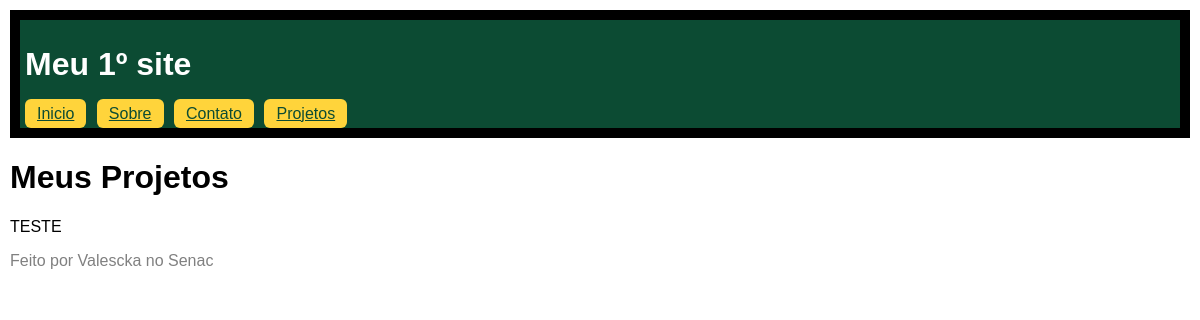
Page /projetos/ on the earlier database version.
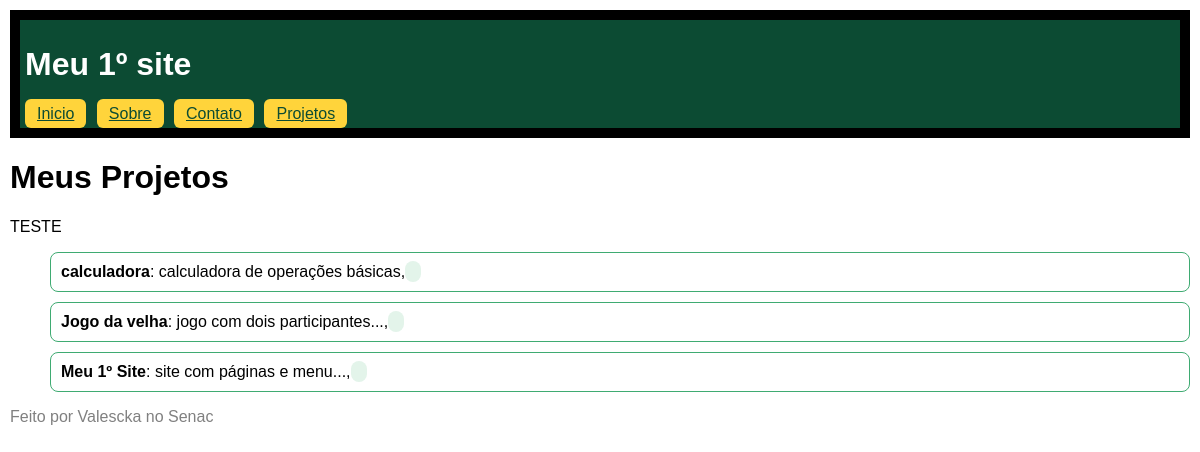
Same page on the later database version.
### paginas/models.py (models this page shows)
class Projetos(models.Model):
    titulo = models.CharField(max_length=100)
    descricao = models.TextField()
    ano = models.IntegerField()
    categoria = models.ForeignKey(
        Categoria,
        on_delete=models.SET_NULL,
        null=True,
        blank=True,
    )

### paginas/views.py (the view)
# urls.py: path('projetos/', views.projetos),
def projetos(request):
    projetos  = {
            "projetos": Projetos.objects.all(),
        }
    return render(request, "projetos.html",projetos)

### paginas/templates/projetos.html (shortened to what this page needs)
{% extends "base.html" %}
{% block conteudo %}
    <h1>Meus Projetos</h1>
    TESTE
    <ul>
        {%for item in projetos%}
        <li class = "cartao">
            <strong>{{item.titulo}}</strong>:
            {{item.descricao}},
            <span class="tag">
            </span>
        </li>
        {%endfor%}
    </ul>
{% endblock %}

### paginas/templates/base.html (shortened to what this page needs)
{% load static %}
<!DOCTYPE html>
<html lang="pt-br">
<head>
    <link rel="stylesheet" href="{% static 'css/estilo.css' %}">
</head>
<body>
    <header>
        <h1> Meu 1º site </h1>
        <nav>
            <a href="/">Inicio</a>
            <a href="/sobre/">Sobre</a>
            <a href="/contato/">Contato</a>
            <a href="/projetos/">Projetos</a>
        </nav>
    </header>
    <main>
        {% block conteudo %}
        {% endblock %}
    </main>
    <footer>
        Feito por Valescka no Senac
    </footer>
</body>
</html>

### paginas/static/css/estilo.css (style rules this page uses)
body { font-family: Arial; margin: 10px; }
header { background: #0C4B33; color: white; padding: 5px; border: 10px solid black; }
nav a { color: #FFD43B; }
footer { color: gray; margin-top: 10px; }
.cartao { list-style: none; background-color: white; border: 1px solid #3fab72; border-radius: 8px; padding: 10px; margin-bottom: 10px; }
nav a { background-color: #FFD43B; color: #0C4B33; padding: 6px 12px; border-radius: 6px; margin-right: 6px; }
.tag { background-color: #E3F4EA; color: #2B7A5B; padding: 2px 8px; border-radius: 10px; }

Differences in the rows shown:
added Projetos: titulo "calculadora", descricao "calculadora de operações básicas"
added Projetos: titulo "Jogo da velha", descricao "jogo com dois participantes..."
added Projetos: titulo "Meu 1º Site", descricao "site com páginas e menu..."
